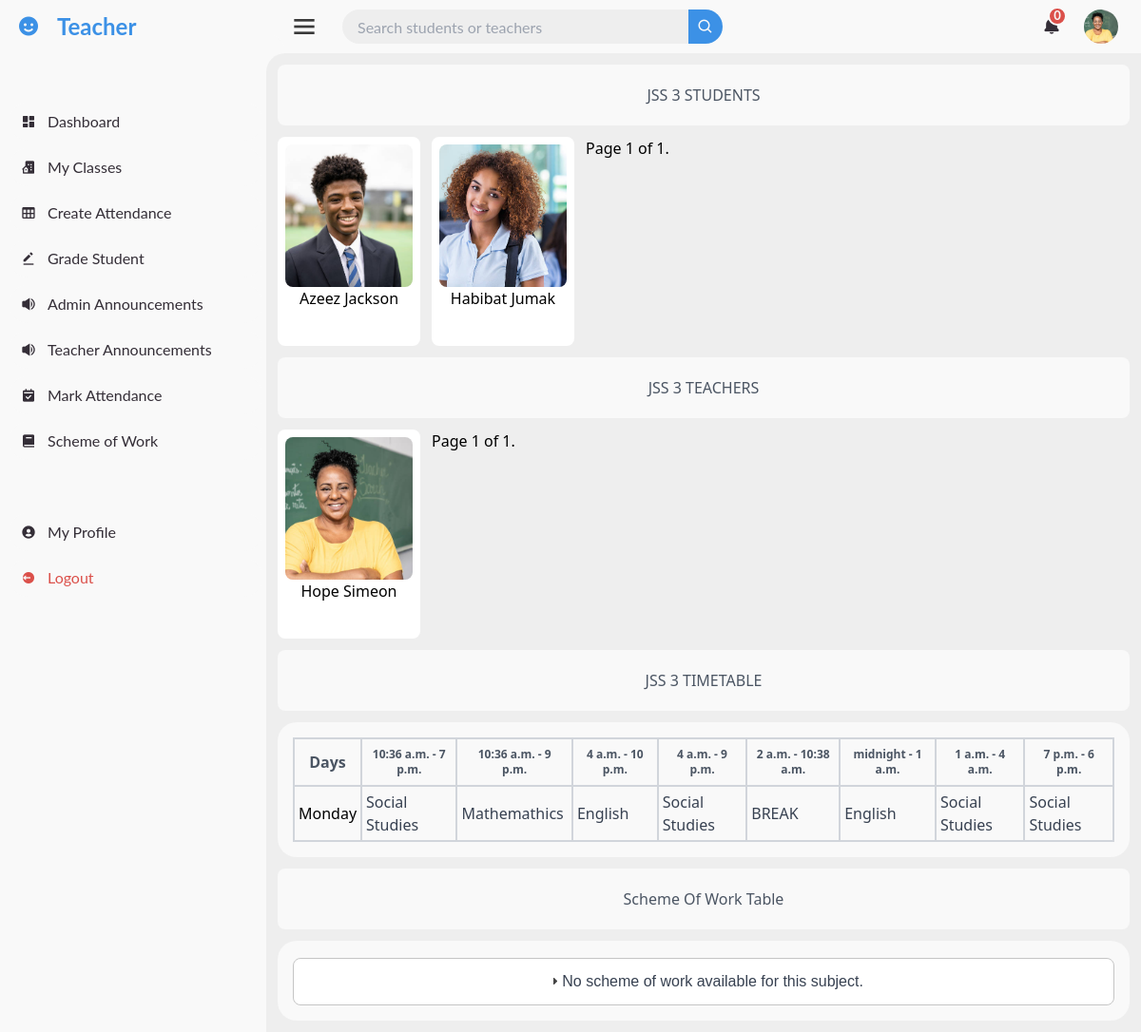
The page /teacher-class-list/details/1/ (signed in) on the database as committed earlier.
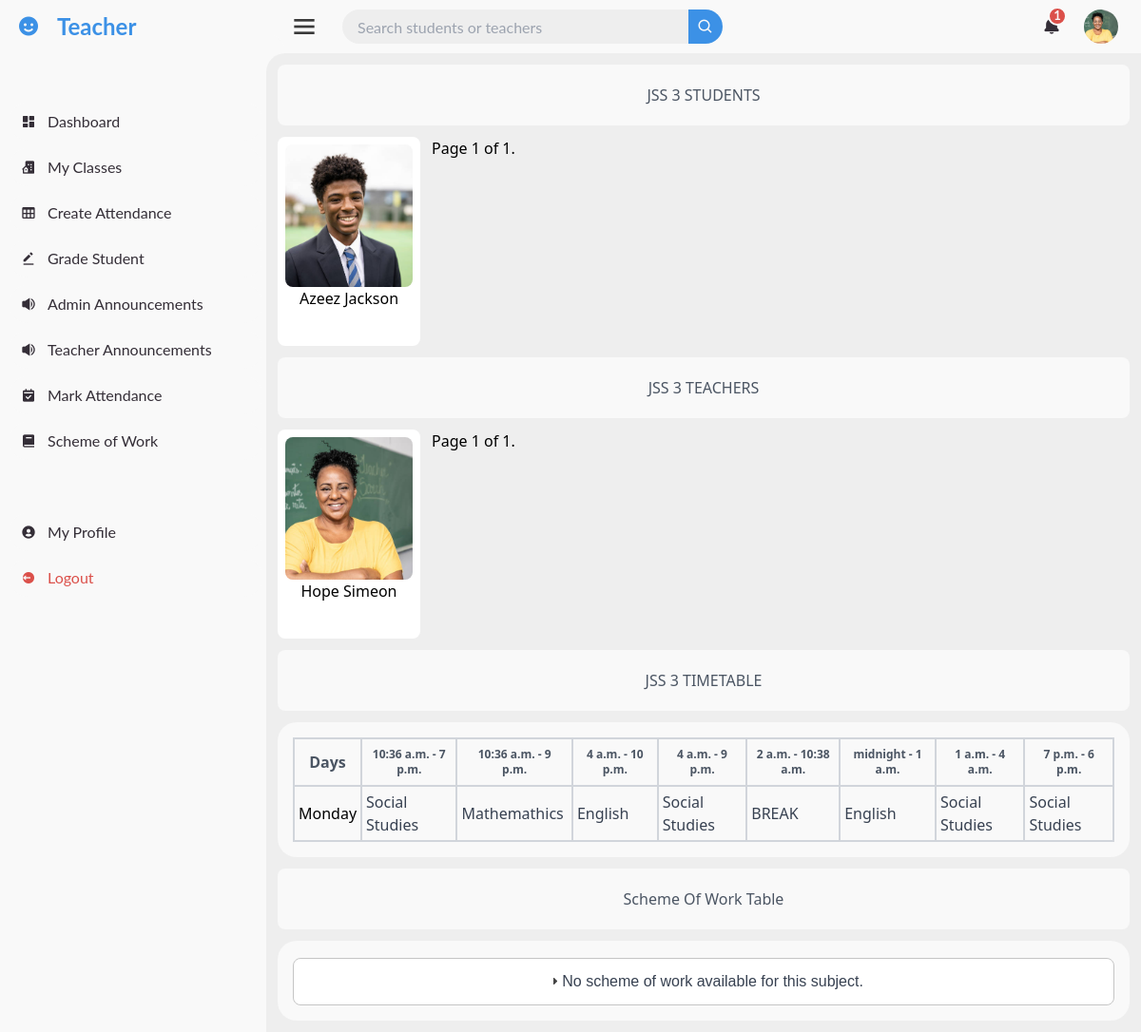
The same page on the database as committed later.
### administration/models.py (models this page shows, shortened)
class Student(models.Model):
    user = models.OneToOneField(User, on_delete=models.CASCADE, related_name="student_profile")
    student_class = models.ForeignKey(Class, on_delete=models.SET_NULL, null=True, related_name='students')
    home_address = models.TextField()
    parent_or_guardian_name = models.CharField(max_length=100)
    parent_or_guardian_phone_number = models.CharField(max_length=15)
    parent_email = models.EmailField(blank=True, null=True, default=None)

class Teacher(models.Model):
    user = models.OneToOneField(User, on_delete=models.CASCADE, related_name='teacher_profile')
    phone_number = models.CharField(max_length=15)
    subject = models.ManyToManyField(Subject, related_name='teachers')
    home_address = models.TextField()
    classes = models.ManyToManyField(Class, related_name='teacher_classes')
    emergency_contact = models.CharField(max_length=100)

### accounts/models.py (models this page shows, shortened)
class CustomUser(AbstractUser):
    email = models.EmailField(unique=True)
    is_approved = models.BooleanField(default=False)
    is_teacher = models.BooleanField(default=False)
    is_student = models.BooleanField(default=False)
    profile_photo = models.ImageField(upload_to='profile_photo/', default='default.jpg', blank=True, null=True)
    USERNAME_FIELD = 'email'
    REQUIRED_FIELDS = ['first_name', 'last_name']
    objects = CustomUserManager()

### student/models.py (models this page shows, shortened)
class TimetableSubjectTime(models.Model):
    class_info = models.ForeignKey(ClassModel, on_delete=models.CASCADE, related_name='timetables_time')
    break_start_time = models.TimeField(blank=False, null=False)
    break_end_time = models.TimeField(blank=False, null=False)
    subject_one_start_time = models.TimeField(blank=False, null=False)
    subject_two_start_time = models.TimeField(blank=False, null=False)
    subject_three_start_time = models.TimeField(blank=False, null=False)
    subject_four_start_time = models.TimeField(blank=False, null=False)
    subject_five_start_time = models.TimeField(blank=False, null=False)
    subject_six_start_time = models.TimeField(blank=False, null=False)
    subject_seven_start_time = models.TimeField(blank=False, null=False)
    subject_one_end_time = models.TimeField(blank=False, null=False)
    subject_two_end_time = models.TimeField(blank=False, null=False)
    subject_three_end_time = models.TimeField(blank=False, null=False)
    subject_four_end_time = models.TimeField(blank=False, null=False)
    subject_five_end_time = models.TimeField(blank=False, null=False)
    subject_six_end_time = models.TimeField(blank=False, null=False)
    subject_seven_end_time = models.TimeField(blank=False, null=False)

class Timetable(models.Model):
    class_info = models.ForeignKey(ClassModel, on_delete=models.CASCADE, related_name='timetables')
    subject_one = models.ForeignKey(Subject, on_delete=models.CASCADE, related_name='timetable1', blank=False, null=False, default=None)
    subject_two = models.ForeignKey(Subject, on_delete=models.CASCADE, related_name='timetable2', blank=False, null=True, default=None)
    subject_three = models.ForeignKey(Subject, on_delete=models.CASCADE, related_name='timetable3', blank=False, null=False, default=None)
    subject_four = models.ForeignKey(Subject, on_delete=models.CASCADE, related_name='timetable4', blank=False, null=False, default=None)
    subject_five = models.ForeignKey(Subject, on_delete=models.CASCADE, related_name='timetable5', blank=False, null=False, default=None)
    subject_six = models.ForeignKey(Subject, on_delete=models.CASCADE, related_name='timetable6', blank=False, null=False, default=None)
    subject_seven = models.ForeignKey(Subject, on_delete=models.CASCADE, related_name='timetable7', blank=False, null=False, default=None)
    day_of_week = models.CharField(max_length=10, choices=[
        ('Monday', 'Monday'),
        ('Tuesday', 'Tuesday'),
        ('Wednesday', 'Wednesday'),
        ('Thursday', 'Thursday'),
        ('Friday', 'Friday')
    ])

### classes/models.py (models this page shows, shortened)
class Subject(models.Model):
    name = models.CharField(max_length=100)

### teacher/views.py (the view)
# urls.py: path('teacher-class-list/details/<int:class_id>/', views.teacher_class_details, name='teacher_class_details'),
@login_required
def teacher_class_details(request, class_id):
    if not request.user.is_teacher:
        return HttpResponseForbidden('You do not have permission to access this page.')
    classes = get_object_or_404(Class, id=class_id)
    students = Student.objects.filter(student_class=classes).order_by('user__last_name')
    teachers = Teacher.objects.filter(classes=classes).order_by('user__last_name')
    timetables = Timetable.objects.filter(class_info=classes)
    timetable_time = TimetableSubjectTime.objects.filter(class_info = classes)
    student_page_obj = paginate_objects(request, students, 5)
    teacher_page_obj = paginate_objects(request, teachers, 5)
    scheme_of_work = SchemeOfWork.objects.filter(classes=classes)
    schemes_by_subject = {}
    for scheme in scheme_of_work:
        if scheme.subject not in schemes_by_subject:
            schemes_by_subject[scheme.subject] = []
        schemes_by_subject[scheme.subject].append(scheme)
    context = {
        'class': classes,
        'student_page_obj': student_page_obj,
        'teacher_page_obj': teacher_page_obj,
        'timetables': timetables,
        'schemes_by_subject': schemes_by_subject,
        'timetable_time': timetable_time
    }
    return render(request, 'dashboards/all_teacher_pages/class_details.html', context)

### administration/context_processors.py (called while the page is built)
def notifications(request):
    all_notification, total_notifications = get_admin_notification(request.user)
    return {
        'all_notification': all_notification,
        'total_notifications': total_notifications,
    }

### administration/views.py (called while the page is built, shortened)
def get_admin_notification(user):
    return [], 0

### pages/context_processors.py (called while the page is built)
def notifications(request):
    if request.user.is_authenticated:
        all_notifications, unread_notifications_count = get_user_notifications(request.user)
        return {
            'all_notifications': all_notifications,
            'unread_notifications_count': unread_notifications_count,
        }
    return {
        'all_notifications': [],
        'unread_notifications_count': 0,
    }

### pages/views.py (called while the page is built)
def paginate_objects(request, object_list, items_per_page):
    paginator = Paginator(object_list, items_per_page)
    page_number = request.GET.get("page")
    try:
        page_obj = paginator.page(page_number)
    except PageNotAnInteger:
        page_obj = paginator.page(1)
    except EmptyPage:
        page_obj = paginator.page(paginator.num_pages)
    return page_obj

### templates/dashboards/all_teacher_pages/class_details.html (shortened to what the changed rows need)
{% extends 'dashboards/all_teacher_pages/base.html' %}
{% load static %}
{% block section %}
{% load custom_filters %}
<div class="m-3 rounded-lg mb-3">
    <div class="order">
        <div class="flex flex-wrap gap-3">
            {%if student_page_obj%}
            {%for student in student_page_obj%}
            <a href="{% url 'teacher_class_student_details' student_id=student.user.id %}">
                <div style="width: 150px; height: 220px;" class="p-2 rounded-lg flex item-center justify-center text-center font-medium hover:bg-blue-300 hover:text-white bg-white">
                    <div>
                        <img src="{{student.user.profile_photo.url}}" class="object-cover rounded-lg" style="height: 150px; width: 150px;" alt="{{student.user.first_name}} {{student.user.last_name}}">
                        <p>{{student.user.first_name}} {{student.user.last_name}}</p>
                    </div>
                </div>
            </a>
            {%endfor%}
        {% else %}
            <p class="text-center text-gray-500">No students available.</p>
        {% endif %}
        </div>
    </div>
    <div class="order">
        <div class="flex flex-wrap gap-3">
            {%if teacher_page_obj%}
            {%for teacher in teacher_page_obj%}
            <a href="{% url 'teacher_detail' teacher_id=teacher.user.id%}">
                <div style="width: 150px; height: 220px;" class="p-2 rounded-lg flex item-center justify-center text-center font-medium hover:bg-blue-300 hover:text-white bg-white">
                    <div>
                    <img src="{{teacher.user.profile_photo.url}}" class="object-cover rounded-lg" style="height: 150px; width: 150px;" alt="{{teachers.user.first_name}} {{teachers.user.last_name}}">
                    <p>{{teacher.user.first_name}} {{teacher.user.last_name}}</p>
                </div>
                </div>
            </a>
            {%endfor%}
        {% else %}
            <p class="text-center text-gray-500">No students available.</p>
        {% endif %}
        </div>
    </div>
    <div class="table-data">
    <div>
        <table class="min-w-full py-3 rounded-lg" style="background-color: #F9F9F9;">
            <thead>
                {%for time in timetable_time%}
                <tr>
                    <th class="py-2 px-2 border-2  border-gray-300 text-gray-600">Days</th>
                    <th class="py-2 px-2 border-2 border-gray-300 text-gray-600 text-xs">{{time.subject_one_start_time}} - {{time.subject_one_end_time}}</th>
                    <th class="py-2 px-2 border-2 border-gray-300 text-gray-600 text-xs">{{time.subject_two_start_time}} - {{time.subject_two_end_time}}</th>
                    <th class="py-2 px-2 border-2 border-gray-300 text-gray-600 text-xs">{{time.subject_three_start_time}} - {{time.subject_three_end_time}}</th>
                    <th class="py-2 px-2 border-2 border-gray-300 text-gray-600 text-xs">{{time.subject_four_start_time}} - {{time.subject_four_end_time}}</th>
                    <th class="py-2 px-2 border-2 border-gray-300 text-gray-600 text-xs">{{time.break_start_time}} - {{time.break_end_time}}</th>
                    <th class="py-2 px-2 border-2 border-gray-300 text-gray-600 text-xs">{{time.subject_five_start_time}} - {{time.subject_five_end_time}}</th>
                    <th class="py-2 px-2 border-2 border-gray-300 text-gray-600 text-xs">{{time.subject_six_start_time}} - {{time.subject_six_end_time}}</th>
                    <th class="py-2 px-2 border-2 border-gray-300 text-gray-600 text-xs">{{time.subject_seven_start_time}} - {{time.subject_seven_end_time}}</th>
                </tr>
                {%endfor%}
            </thead>
            <tbody>
                {% for timetable in timetables %}
                <tr>
                    <td class="p-1 border-2 border-r border-gray-300">{{ timetable.day_of_week }}</td>
                    <td class="p-1 border-2 border-gray-300 font-medium text-gray-700">{{ timetable.subject_one.name }}</td>
                    <td class="p-1 border-2 border-gray-300 font-medium text-gray-700font-medium text-gray-700">{{ timetable.subject_two.name }}</td>
                    <td class="p-1 border-2 border-gray-300 font-medium text-gray-700">{{ timetable.subject_three.name }}</td>
                    <td class="p-1 border-2 border-gray-300 font-medium text-gray-700">{{ timetable.subject_four.name }}</td>
                    <td class="p-1 border-2 border-gray-300 font-medium text-gray-700">BREAK</td>
                    <td class="p-1 border-2 border-gray-300 font-medium text-gray-700">{{ timetable.subject_five.name }}</td>
                    <td class="p-1 border-2 border-gray-300 font-medium text-gray-700">{{ timetable.subject_six.name }}</td>
                    <td class="p-1 border-2 border-gray-300 font-medium text-gray-700">{{ timetable.subject_seven.name }}</td>
                </tr>
                {% endfor %}
            </tbody>
        </table>
</div>
</div>
</div>
{%endblock section%}

### templates/dashboards/all_teacher_pages/base.html (shortened to what the changed rows need)
{%extends 'dashboards/base.html'%}
{%load static%}
{%block content%}
{% url 'teacher_class_list' as teacher_class_list %}
{% url 'teacher_dashboard' as teacher_dashboard %}
{% url 'select_class_attendance' as select_class_attendance %}
{% url 'grade_student_nav' as grade_student_nav %}
{% url 'annoucements' as annoucements%}
{% url 'teacher_details_page' as teacher_details_page %}
{% url 'Choose_class_to_mark' as Choose_class_to_mark %}
{%url 'scheme_of_work_class' as scheme_of_work_class%}
{%url 'view_teacher_notification' as view_teacher_notification%}
    <section id="content">
         <nav>
            <a href="#" class="notification" id="notificationBell">
                <i class='bx bxs-bell'></i>
                <span class="num">{{ unread_notifications_count }}</span>
            </a>
         </nav>
        {%block section%}
        {%endblock section%}
    </section>
{%endblock content%}

Rows that differ between the two databases and show on the page:
removed Student: user.profile_photo (picture), user.first_name "Habibat", user.last_name "Jumak"
Other text that changed with them:
{{ unread_notifications_count }}: "0" → "1"
